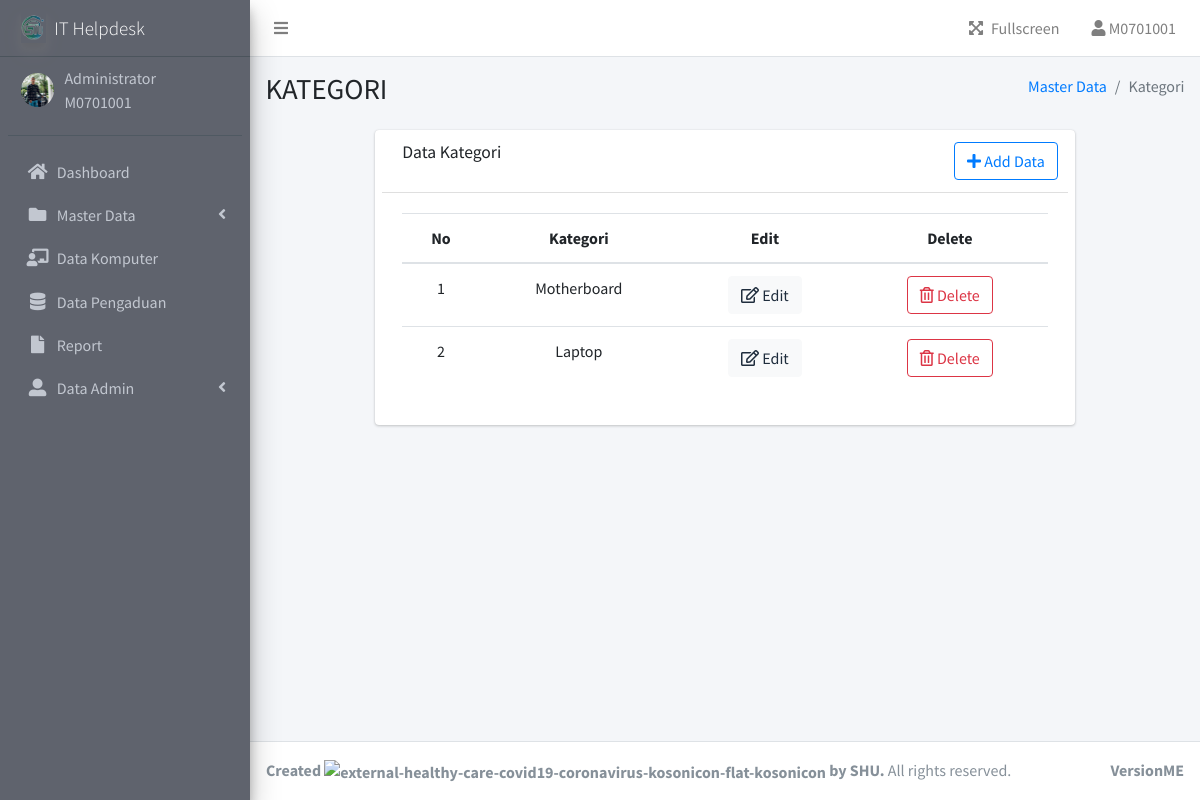
Page /admin/kategori.php (signed in) on the committed database.
### tables this page shows
CREATE TABLE `user` (
  `user_id` varchar(16) NOT NULL,
  `username` varchar(20) NOT NULL,
  `password` varchar(255) NOT NULL,
  `Role` varchar(30) NOT NULL,
  `img` varchar(255) NOT NULL,
  `status` tinyint(4) NOT NULL
);

CREATE TABLE `kategori` (
  `idkategori` int(11) NOT NULL,
  `namakategori` varchar(255) DEFAULT NULL
);

### function.php (called while the page is built, shortened)
<?php
$db_host = "localhost";
$db_user = "root";
$db_pass = "";
$db_name = "db_helpdesk";
$conn = mysqli_connect($db_host, $db_user, $db_pass, $db_name);
function query($query)
{
    global $conn;
    $result = mysqli_query($conn, $query);
    $rows = [];
    while ($row = mysqli_fetch_assoc($result)) {
        $rows[] = $row;
    }
    return $rows;
}

### admin/kategori.php (the view, shortened to what this page needs)
<?php
include "templates/header.php";
include "templates/sidebar.php";
$kategori = query("SELECT * FROM kategori");
?>
<div class="content-wrapper">
    <section class="content-header">
        <div class="container-fluid">
            <div class="row mb-2">
                <div class="col-sm-6">
                    <h1>KATEGORI</h1>
                </div>
                <div class="col-sm-6">
                    <ol class="breadcrumb float-sm-right">
                        <li class="breadcrumb-item"><a href="index.php">Master Data</a></li>
                        <li class="breadcrumb-item active">Kategori</li>
                    </ol>
                </div>
            </div>
        </div>
    </section>
    <section class="content">
        <div class="card col-sm-9 mx-auto">
            <div class="card-header">
                <h3 class="card-title">Data Kategori</h3>
                <div class="card-tools">
                    <button type="button" class="btn btn-outline-primary" data-toggle="modal" data-target="#addkategori"><i class="fa fa-plus"></i>
                        Add Data
                    </button>
                </div>
            </div>
            <div class="card-body">
                <div class="card-tools">
                    <table class="table table-hover">
                        <thead>
                            <tr align="center">
                                <th scope="col">No</th>
                                <th scope="col">Kategori</th>
                                <th scope="col">Edit</th>
                                <th scope="col">Delete</th>
                            </tr>
                        </thead>
                        <tbody>
                            <?php
                            $no = 1;
                            foreach ($kategori as $row) :
                            ?>
                                <tr align="center">
                                    <td><?= $no; ?></td>
                                    <td><?= $row['namakategori']; ?></td>
                                    <td><a href="#" data-toggle='modal' data-target='#editkategori<?= $row['idkategori'] ?>' type="button" class="btn btn-light"><i class="far fa-edit"></i> Edit</a></td>
                                    <td><a href="kategori.php?delete=<?= $row['idkategori']; ?>" type=" button" onclick="return confirm('Yakin Data Dihapus?')" class="btn btn-outline-danger"><i class="far fa-trash-alt"></i> Delete</a></td>
                                </tr>
                            <?php
                                $no++;
                            endforeach; ?>
                        </tbody>
                    </table>
                </div>
            </div>
        </div>
    </section>
</div>
<?php
include "templates/footer.php";
?>

### admin/templates/header.php (shortened to what this page needs)
<?php
include '../function.php';
?>
<!DOCTYPE html>
<html lang="en">
<head>
  <link rel="stylesheet" href="../assets/plugins/fontawesome-free/css/all.min.css">
  <link rel="stylesheet" href="../assets/plugins/datatables-bs4/css/dataTables.bootstrap4.min.css">
  <link rel="stylesheet" href="../assets/plugins/datatables-buttons/css/buttons.bootstrap4.min.css">
  <link rel="stylesheet" href="../assets/plugins/datatables-responsive/css/responsive.bootstrap4.min.css">
  <link rel="stylesheet" href="../assets/dist/css/adminlte.min.css">
  <link rel="stylesheet" href="../assets/plugins/jquery-ui/jquery-ui.min.css">
</head>
<body class="hold-transition sidebar-mini">
  <div class="wrapper">
<nav class="main-header navbar navbar-expand navbar-white navbar-light">
  <ul class="navbar-nav">
    <li class="nav-item">
      <a class="nav-link" data-widget="pushmenu" href="#" role="button"><i class="fas fa-bars"></i></a>
    </li>
  </ul>
  <ul class="navbar-nav ml-auto">
    <li class="nav-item">
      <a class="nav-link" data-widget="fullscreen" href="#" role="button">
        <i class="fas fa-expand-arrows-alt mr-2"></i>Fullscreen
      </a>
    </li>
    <li class="nav-item dropdown">
      <a class="nav-link" data-toggle="dropdown" href="#">
        <i class="fas fa-user"></i>
        <span class="d-none d-md-inline"><?= $_SESSION["login"]["user_id"] ?></span>
      </a>
    </li>
  </ul>
</nav>
    <aside class="main-sidebar sidebar-dark-primary elevation-4">
      <a href="index.php" class="brand-link">
        <img src="../../assets/img/newagain.png" alt="IT Helpdesk" class="brand-image elevation-3" style="filter: drop-shadow(0px 0px 0px white);opacity: .8" >
        <span class="brand-text font-weight-light" style="font-size: 19px;">IT Helpdesk</span>
      </a>
      <div class="sidebar">
        <div class="user-panel mt-3 pb-3 mb-3 d-flex">
          <div class="image">
            <?php
            $id = $_SESSION["login"]["user_id"];
            $data = query("SELECT * FROM user WHERE user_id = '$id'")[0];
            ?>
            <img src="../assets/img/profile/<?= $data['img']; ?> " class="img-circle" alt="User Image">
          </div>
          <div class="info">
            <a class="d-block" style="cursor: default; margin-top:-12px;"><?= $_SESSION["login"]["Role"] ?></a>
            <a class="d-block" style="cursor: default;"><?= $_SESSION["login"]["user_id"] ?></a>
          </div>
        </div>

### admin/templates/header.php (style rules this page uses)
.main-sidebar { background-color: rgb(95, 99, 109) ; color:#c2c7d0; }

### rows in the picture
user: img (picture)
kategori: namakategori "Motherboard"
kategori: namakategori "Laptop"

### other values in the picture
$_SESSION["login"]["user_id"] "M0701001"
$_SESSION["login"]["Role"] "Administrator"
